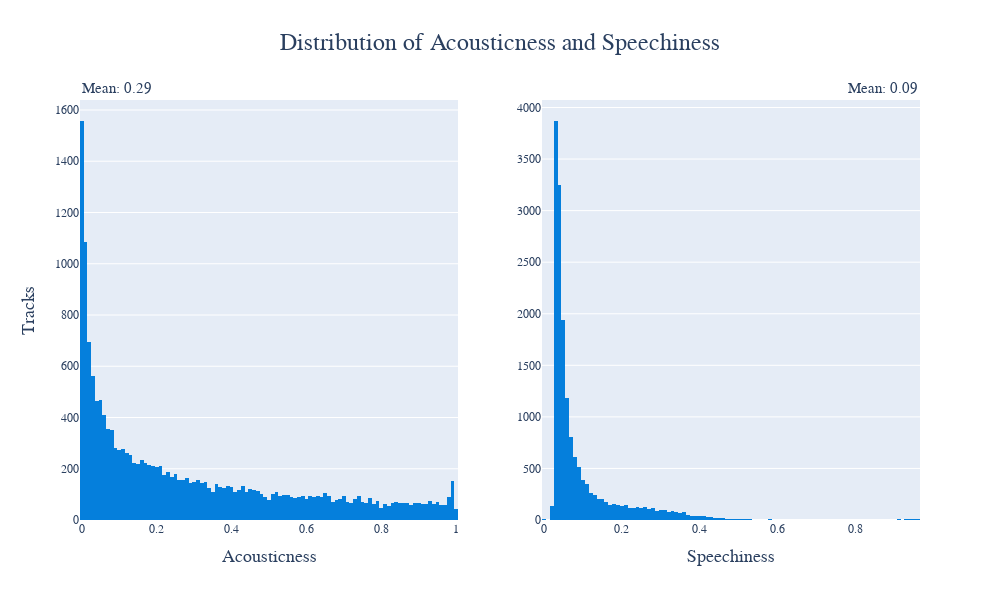

Notebook code for this chart:
### Code cell
# Calculate mean values
mean_Acousticness = np.mean(df['Acousticness'])
mean_Speechiness= np.mean(df['Speechiness'])

fig = make_subplots(rows=1, cols=2)
# Left graph
fig.add_trace(px.histogram(df, x='Acousticness').data[0], row=1, col=1)
fig.update_yaxes(title_text='Tracks', row=1, col=1)
fig.update_xaxes(title_text='Acousticness', row=1, col=1)
fig.add_annotation(x=0,y=1.05, text=f"Mean: {mean_Acousticness:.2f}", showarrow=False, xref="paper", yref="paper", font=dict(size=15))

# Right graph
fig.update_xaxes(title_text='Speechiness', row=1, col=2)
fig.add_trace(px.histogram(df, x='Speechiness').data[0], row=1, col=2)
fig.add_annotation(x=1,y=1.05, text=f"Mean: {mean_Speechiness:.2f}", showarrow=False, xref="paper", yref="paper", font=dict(size=15))

fig.update_layout(title={'text':'Distribution of Acousticness and Speechiness', 'x':0.5, 'xanchor': 'center'},width=1000, height=600)

### Figure 1 — Plotly figure (JSON) as saved in the notebook; plotly's stock layout.template omitted (floating-point values rounded to 4 significant figures; data arrays with more than 128 entries replaced by an {"elided": "..."} marker saying what was removed)
{"data": [{"alignmentgroup": "True", "bingroup": "x", "hovertemplate": "Acousticness=%{x}<br>count=%{y}<extra></extra>", "legendgroup": "", "marker": {"color": "#057fdc", "pattern": {"shape": ""}}, "name": "", "offsetgroup": "", "orientation": "v", "showlegend": false, "type": "histogram", "x": {"elided": "16866 float values"}, "xaxis": "x", "yaxis": "y"}, {"alignmentgroup": "True", "bingroup": "x", "hovertemplate": "Speechiness=%{x}<br>count=%{y}<extra></extra>", "legendgroup": "", "marker": {"color": "#057fdc", "pattern": {"shape": ""}}, "name": "", "offsetgroup": "", "orientation": "v", "showlegend": false, "type": "histogram", "x": {"elided": "16866 float values"}, "xaxis": "x2", "yaxis": "y2"}], "layout": {"annotations": [{"font": {"size": 15}, "showarrow": false, "text": "Mean: 0.29", "x": 0, "xref": "paper", "y": 1.05, "yref": "paper"}, {"font": {"size": 15}, "showarrow": false, "text": "Mean: 0.09", "x": 1, "xref": "paper", "y": 1.05, "yref": "paper"}], "height": 600, "title": {"text": "Distribution of Acousticness and Speechiness", "x": 0.5, "xanchor": "center"}, "width": 1000, "xaxis": {"anchor": "y", "domain": [0, 0.45], "title": {"text": "Acousticness"}}, "xaxis2": {"anchor": "y2", "domain": [0.55, 1], "title": {"text": "Speechiness"}}, "yaxis": {"anchor": "x", "domain": [0, 1], "title": {"text": "Tracks"}}, "yaxis2": {"anchor": "x2", "domain": [0, 1]}}}
